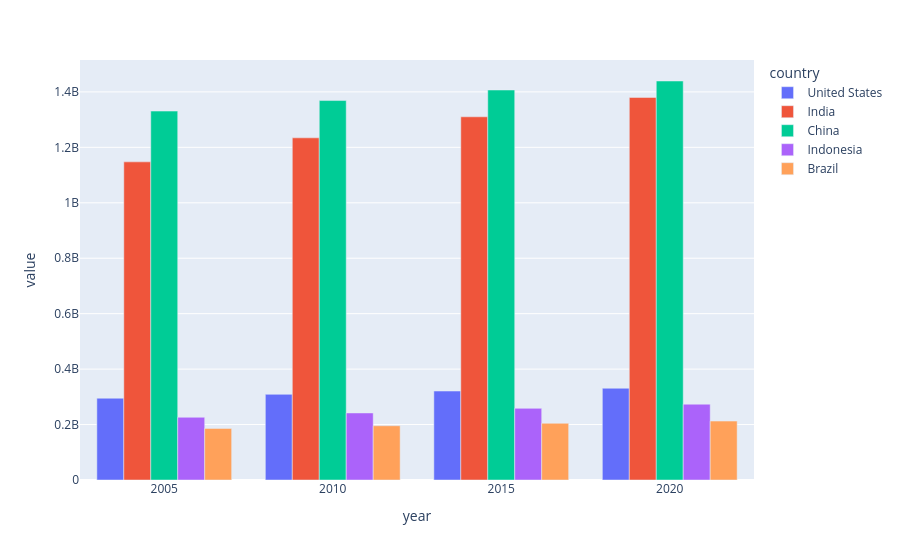

This figure's notebook cell:
### Code cell
px.bar(df_bar_n,barmode='group',orientation='v')

### Figure 1 — Plotly figure (JSON) as saved in the notebook; plotly's stock layout.template omitted (floating-point values rounded to 4 significant figures)
{"data": [{"alignmentgroup": "True", "hovertemplate": "country=United States<br>year=%{x}<br>value=%{y}<extra></extra>", "legendgroup": "United States", "marker": {"color": "#636efa", "pattern": {"shape": ""}}, "name": "United States", "offsetgroup": "United States", "orientation": "v", "showlegend": true, "textposition": "auto", "type": "bar", "x": [2005.0, 2010.0, 2015.0, 2020.0], "xaxis": "x", "y": [295000000.0, 309000000.0, 320900000.0, 331000000.0], "yaxis": "y"}, {"alignmentgroup": "True", "hovertemplate": "country=India<br>year=%{x}<br>value=%{y}<extra></extra>", "legendgroup": "India", "marker": {"color": "#EF553B", "pattern": {"shape": ""}}, "name": "India", "offsetgroup": "India", "orientation": "v", "showlegend": true, "textposition": "auto", "type": "bar", "x": [2005.0, 2010.0, 2015.0, 2020.0], "xaxis": "x", "y": [1148000000.0, 1234000000.0, 1310000000.0, 1380000000.0], "yaxis": "y"}, {"alignmentgroup": "True", "hovertemplate": "country=China<br>year=%{x}<br>value=%{y}<extra></extra>", "legendgroup": "China", "marker": {"color": "#00cc96", "pattern": {"shape": ""}}, "name": "China", "offsetgroup": "China", "orientation": "v", "showlegend": true, "textposition": "auto", "type": "bar", "x": [2005.0, 2010.0, 2015.0, 2020.0], "xaxis": "x", "y": [1331000000.0, 1369000000.0, 1407000000.0, 1439000000.0], "yaxis": "y"}, {"alignmentgroup": "True", "hovertemplate": "country=Indonesia<br>year=%{x}<br>value=%{y}<extra></extra>", "legendgroup": "Indonesia", "marker": {"color": "#ab63fa", "pattern": {"shape": ""}}, "name": "Indonesia", "offsetgroup": "Indonesia", "orientation": "v", "showlegend": true, "textposition": "auto", "type": "bar", "x": [2005.0, 2010.0, 2015.0, 2020.0], "xaxis": "x", "y": [226300000.0, 241800000.0, 258400000.0, 273500000.0], "yaxis": "y"}, {"alignmentgroup": "True", "hovertemplate": "country=Brazil<br>year=%{x}<br>value=%{y}<extra></extra>", "legendgroup": "Brazil", "marker": {"color": "#FFA15A", "pattern": {"shape": ""}}, "name": "Brazil", "offsetgroup": "Brazil", "orientation": "v", "showlegend": true, "textposition": "auto", "type": "bar", "x": [2005.0, 2010.0, 2015.0, 2020.0], "xaxis": "x", "y": [186100000.0, 195700000.0, 204500000.0, 212600000.0], "yaxis": "y"}], "layout": {"barmode": "group", "legend": {"title": {"text": "country"}, "tracegroupgap": 0}, "margin": {"t": 60}, "xaxis": {"anchor": "y", "domain": [0, 1], "title": {"text": "year"}}, "yaxis": {"anchor": "x", "domain": [0, 1], "title": {"text": "value"}}}}
